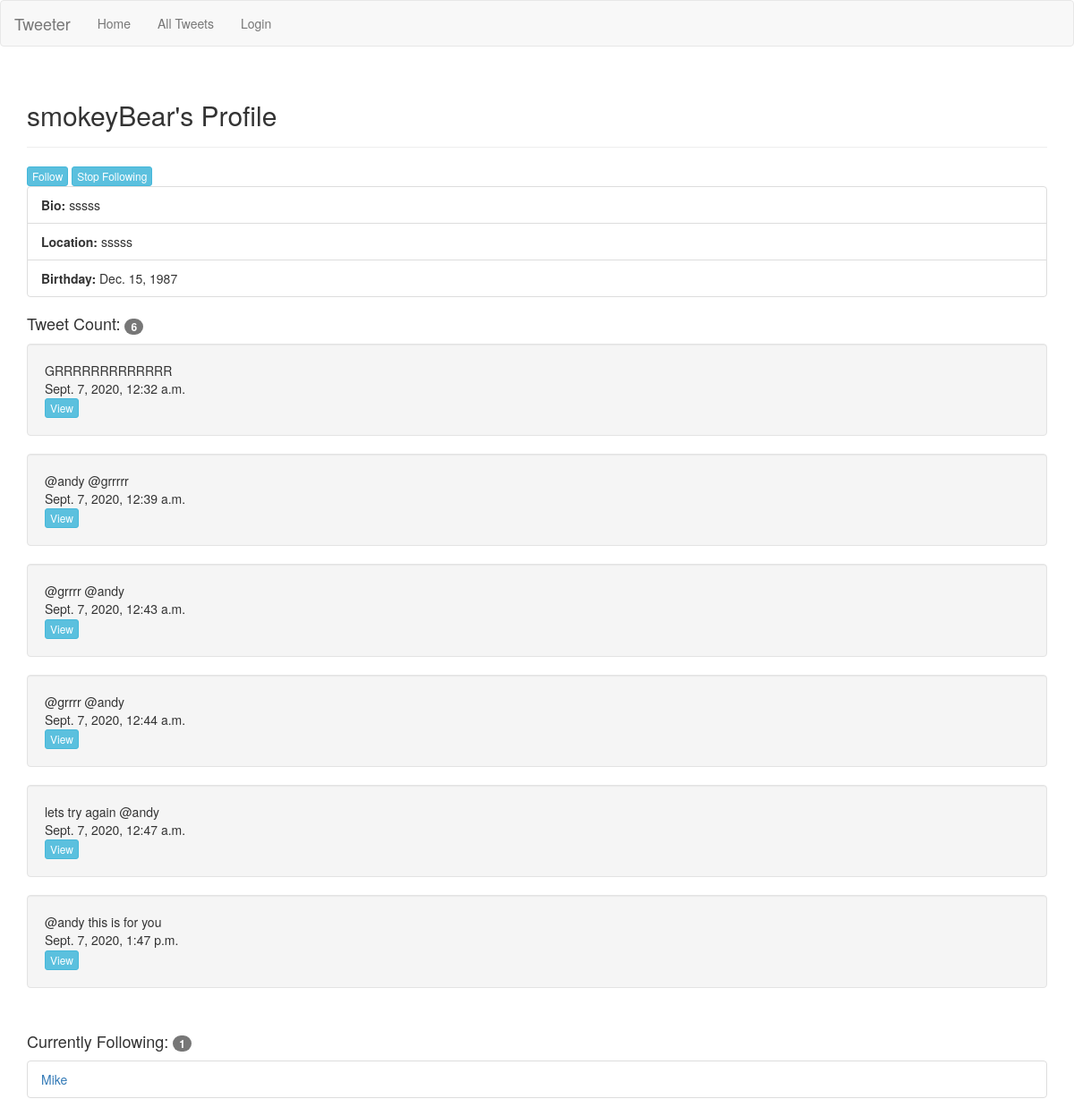
The app's page /profile/5, older data.
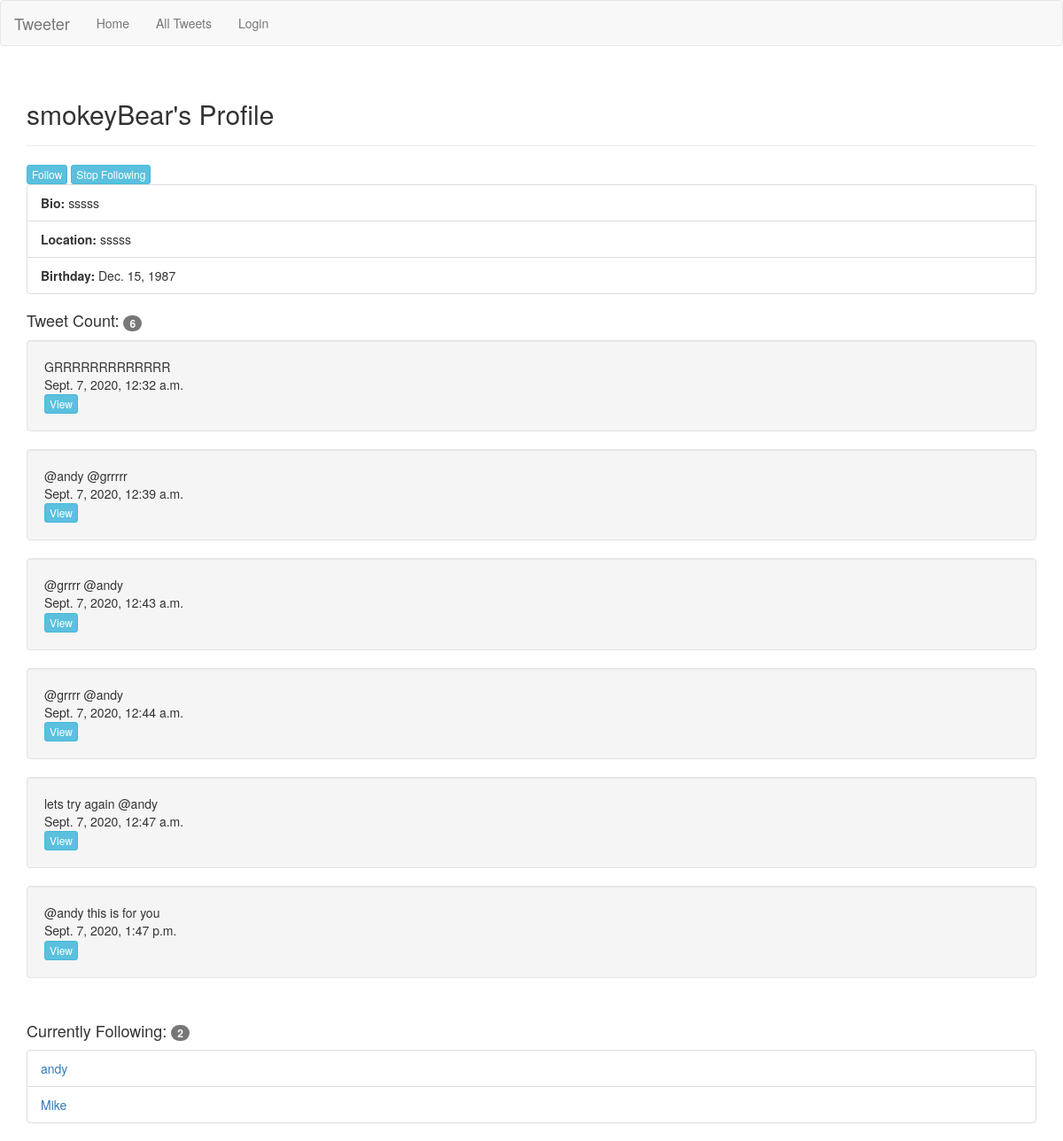
The same page, newer data.
### tweet/models.py (models this page shows, shortened)
class Tweet(models.Model):
    body = models.TextField(max_length=140)
    time_stamp = models.DateTimeField(default=timezone.now)
    author = models.ForeignKey(CustomUser, on_delete=models.CASCADE)

### twitteruser/models.py (models this page shows)
class CustomUser(AbstractUser):
    bio = models.TextField(max_length=240, null=True, blank=True)
    age = models.IntegerField(null=True, blank=True)
    location = models.TextField(max_length=180, null=True, blank=True)
    birthday = models.DateField(null=True, blank=True)
    following = models.ManyToManyField("self", related_name='following')
    def __str__(self):
        return self.username

### twitteruser/views.py (the view)
# urls.py: path('profile/<int:user_id>', userviews.profile_view, name='profile'),
def profile_view(request, user_id):
    profile_user = CustomUser.objects.filter(id=user_id).first()
    followers = profile_user.following.all()
    follower_count = profile_user.following.count()
    profile_tweets = Tweet.objects.filter(author_id=user_id)
    tweet_count = Tweet.objects.filter(author_id=user_id).count()
    return render(request, 'profile.html', {"follower_count": follower_count, "profile_user":profile_user, "tweet_count": tweet_count, "followers": followers, "profile_tweets": profile_tweets})

### templates/profile.html
{% extends "base.html" %}
{% block content %}
<div class="page-header">
    <h2>{{profile_user.username}}'s Profile</h2></div>
    {% if request.user.username != profile_user.username %}
    <a href="/following/{{profile_user.id}}"><button type="button" class="btn btn-info btn-xs">Follow</button></a>
    <a href="/unfollow/{{profile_user.id}}"><button type="button" class="btn btn-info btn-xs">Stop Following</button></a>
    {% endif %}
    <br>
<ul class="list-group">
    <li class="list-group-item"><b>Bio:</b> {{profile_user.bio}}</li>
    <li class="list-group-item"><b>Location:</b> {{profile_user.location}}</li>
    <li class="list-group-item"><b>Birthday:</b> {{profile_user.birthday}}</li>
</ul>
<h4>Tweet Count: <span class="badge">{{tweet_count}}</span></h4>
{% for tweet in profile_tweets %}
    <div class='well'>
        {{tweet.body}}
        <br>
        {{tweet.time_stamp}}
        <br>
        <a href="/tweet/{{tweet.id}}"><button type="button" class="btn btn-info btn-xs">View</button></a>
    </div>
{% endfor %}
<br>
    <h4>Currently Following: <span class="badge">{{follower_count}}</span></h4>
<ul class="list-group">
    {% for follower in followers %}
    <li class="list-group-item"><a href="/profile/{{follower.id}}">{{follower}}</a></li>
    {% endfor %}
</ul>
    {% endblock %}

Row changes from the older to the newer data that the page shows:
now on this page (row edited): CustomUser: username "andy"
Text that changed along with them:
{{ follower_count }}: "1" → "2"
